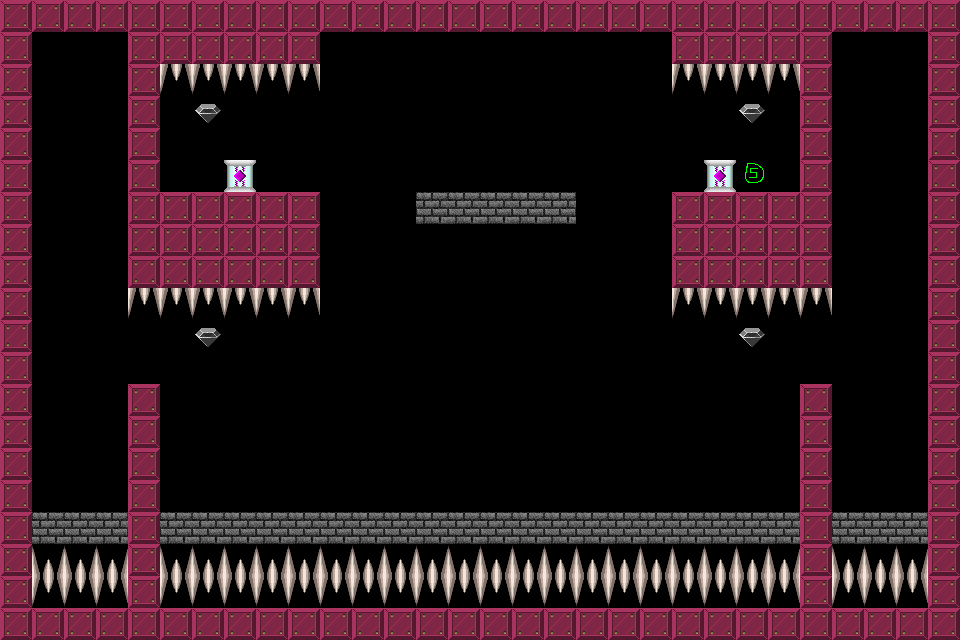

The image is a tile-based game level rendered from a .tmx file. Its description and source (layers, tilesets, objects; grid data summarised) follow:
An orthogonal 30x20 tile map with 32x32 px tiles, 1 tile layer (Tile Layer 1).

<map version="1.0" orientation="orthogonal" width="30" height="20" tilewidth="32" tileheight="32">
 <tileset firstgid="1" name="brick-1" tilewidth="32" tileheight="32">
  <image source="brick-1.png" width="128" height="128" />
  <tile id="0">
   <properties>
    <property name="components" value="Platform" />
   </properties>
  </tile>
  <tile id="1">
   <properties>
    <property name="components" value="PlayerStart" />
   </properties>
  </tile>
  <tile id="2">
   <properties>
    <property name="components" value="Spikes, Deadly" />
   </properties>
  </tile>
  <tile id="3">
   <properties>
    <property name="components" value="Gem" />
   </properties>
  </tile>
  <tile id="4">
   <properties>
    <property name="components" value="Spikes, Deadly" />
   </properties>
  </tile>
  <tile id="5">
   <properties>
    <property name="components" value="Stone, Pushable, Platform" />
   </properties>
  </tile>
  <tile id="6">
   <properties>
    <property name="components" value="Gem, PowerUp" />
   </properties>
  </tile>
  <tile id="7">
   <properties>
    <property name="components" value="Gem, PowerDown" />
   </properties>
  </tile>
  <tile id="8">
   <properties>
    <property name="components" value="AntiStone" />
   </properties>
  </tile>
  <tile id="9">
   <properties>
    <property name="components" value="CrumbleBrick" />
   </properties>
  </tile>
 </tileset>
 <layer name="Tile Layer 1" width="30" height="20">
  <data>[600 cells, 272 non-empty, 7 distinct tile ids]</data>
 </layer>
</map>
